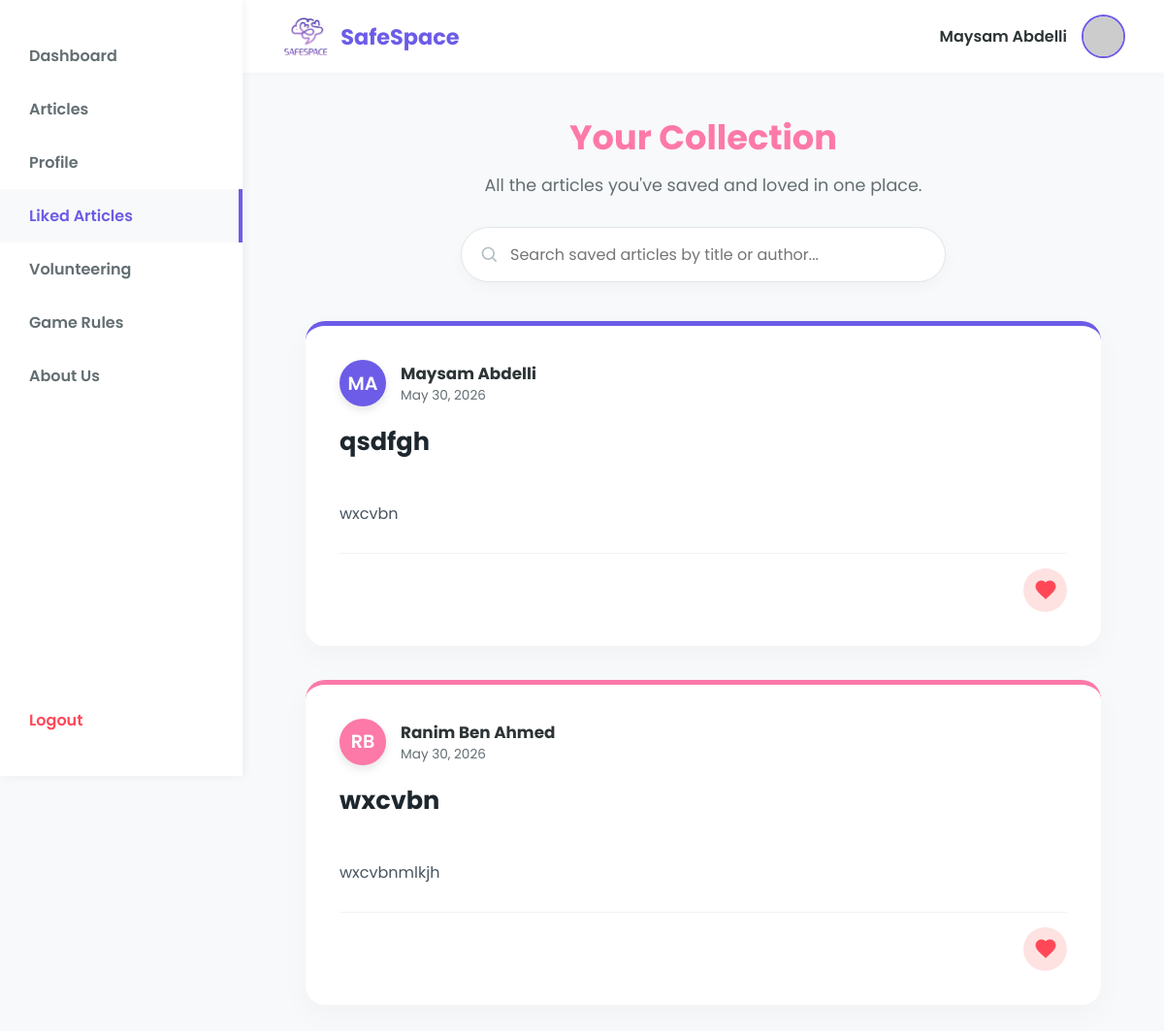
/liked_articles.php (signed in), run on the app's committed database.
### tables this page shows
CREATE TABLE `users` (
  `id` int(11) NOT NULL,
  `full_name` varchar(100) NOT NULL,
  `email` varchar(100) NOT NULL,
  `password` varchar(255) NOT NULL,
  `role` enum('admin','creator','user') DEFAULT 'user',
  `points` int(11) DEFAULT 0,
  `streak` int(11) DEFAULT 0,
  `freezes` int(11) DEFAULT 2,
  `last_check_date` date DEFAULT NULL,
  `reset_token` varchar(64) DEFAULT NULL,
  `reset_token_expires_at` datetime DEFAULT NULL
);

CREATE TABLE `articles` (
  `id` int(11) NOT NULL,
  `creator_id` int(11) NOT NULL,
  `title` varchar(255) NOT NULL,
  `content` text NOT NULL,
  `likes` int(11) DEFAULT 0,
  `created_at` timestamp NOT NULL DEFAULT current_timestamp()
);

### liked_articles.php (the view, shortened to what this page needs)
<?php
require 'db_connect.php';
$user_id = (int)$_SESSION['user_id'];
$stmt = $conn->prepare("SELECT full_name, role FROM users WHERE id = ?");
$stmt->bind_param("i", $user_id);
$stmt->execute();
$user = $stmt->get_result()->fetch_assoc();
$full_name = $user['full_name'];
$search_query = isset($_GET['q']) ? $conn->real_escape_string(trim($_GET['q'])) : '';
$search_condition = "";
$sql = "
    SELECT
        a.id, a.title, a.content,
        COALESCE(a.created_at, 'Recently') as publish_date,
        u.full_name as author
    FROM articles a
    JOIN users u ON a.creator_id = u.id
    JOIN article_likes al ON a.id = al.article_id
    WHERE al.user_id = $user_id $search_condition
    ORDER BY al.id DESC
";
$articles_result = $conn->query($sql);
$theme_colors = ['#6c5ce7', '#fd79a8', '#00b894', '#0984e3', '#e17055', '#f39c12'];
?>
<!DOCTYPE html>
<html lang="en">
<head>
</head>
<body>
    <?php $current_page = basename($_SERVER['PHP_SELF']); ?>
    <aside class="sidebar" id="sidebarMenu">
        <a href="dashboard.php" class="<?= ($current_page == 'dashboard.php') ? 'active' : ''; ?>">Dashboard</a>
        <a href="articles.php" class="<?= ($current_page == 'articles.php') ? 'active' : ''; ?>">Articles</a>
        <a href="profile.php" class="<?= ($current_page == 'profile.php') ? 'active' : ''; ?>">Profile</a>
        <a href="liked_articles.php" class="<?= ($current_page == 'liked_articles.php') ? 'active' : ''; ?>">Liked Articles</a>
        <a href="volunteering.php" class="<?= ($current_page == 'volunteering.php') ? 'active' : ''; ?>">Volunteering</a>
        <a href="game_rules.php" class="<?= ($current_page == 'game_rules.php') ? 'active' : ''; ?>">Game Rules</a>
        <a href="about.php" class="<?= ($current_page == 'about.php') ? 'active' : ''; ?>">About Us</a>
        <a href="login.php" class="logout">Logout</a>
    </aside>
    <div class="main-content">
        <header>
            <div class="header-left">
                <div class="header-logo">
                    <img src="images/logo.png" alt="Logo" onerror="this.style.display='none'">
                    <span>SafeSpace</span>
                </div>
            </div>
            <div class="user-profile">
                <span><?= htmlspecialchars($full_name) ?></span>
                <img src="https://ui-avatars.com/api/?name=<?= urlencode($full_name) ?>&background=6c5ce7&color=fff" alt="Profile Picture">
            </div>
        </header>
        <div class="page-container">
            <div class="page-header">
                <h1>Your Collection</h1>
                <p>All the articles you've saved and loved in one place.</p>
            </div>
            <form method="GET" class="search-form">
                <div class="search-container">
                    <input type="text" name="q" class="search-input" placeholder="Search saved articles by title or author..." value="<?php echo htmlspecialchars($search_query); ?>">
                </div>
            </form>
            <div class="article-feed" id="articleFeed">
                <?php if ($articles_result && $articles_result->num_rows > 0): ?>
                    <?php
                        $card_index = 0;
                        while ($article = $articles_result->fetch_assoc()):
                            $words = explode(" ", trim($article['author']));
                            $initials = strtoupper(substr($words[0], 0, 1) . (isset($words[1]) ? substr($words[1], 0, 1) : ''));
                            $date_display = $article['publish_date'];
                            if (strtotime($date_display)) {
                                $date_display = date('F j, Y', strtotime($date_display));
                            }
                            $theme_color = $theme_colors[$card_index % count($theme_colors)];
                            $card_index++;
                    ?>
                        <div class="article-card" style="border-top-color: <?= $theme_color ?>;">
                            <div class="author-meta">
                                <div class="author-avatar" style="background-color: <?= $theme_color ?>;">
                                    <?= htmlspecialchars($initials); ?>
                                </div>
                                <div class="author-details">
                                    <h4><?= htmlspecialchars($article['author']); ?></h4>
                                    <p><?= $date_display; ?></p>
                                </div>
                            </div>
                            <h2 class="article-title"><?= htmlspecialchars($article['title']); ?></h2>
                            <div class="article-body">
                                <?= htmlspecialchars($article['content']); ?>
                            </div>
                            <div class="article-footer">
                                <button class="like-btn" onclick="removeLike(this, <?= $article['id']; ?>)" aria-label="Unlike Article" title="Remove from liked">
                                    <svg viewBox="0 0 24 24" class="heart-filled">
                                        <path d="M12 21.35l-1.45-1.32C5.4 15.36 2 12.28 2 8.5 2 5.42 4.42 3 7.5 3c1.74 0 3.41.81 4.5 2.09C13.09 3.81 14.76 3 16.5 3 19.58 3 22 5.42 22 8.5c0 3.78-3.4 6.86-8.55 11.54L12 21.35z"/>
                                    </svg>
                                </button>
                            </div>
                        </div>
                    <?php endwhile; ?>
                <?php endif; ?>
            </div>
        </div>
    </div>
</body>
</html>

### liked_articles.php (style rules this page uses)
:root { --purple-main: #6c5ce7; --pink-main: #fd79a8; --text-dark: #2d3436; --text-light: #636e72; --bg-main: #f8f9fa; --sidebar-width: 250px; --bg-purple-light: #f5f3ff; }
* { margin: 0; padding: 0; box-sizing: border-box; }
body { font-family: 'Poppins', sans-serif; background-color: var(--bg-main); color: var(--text-dark); display: flex; min-height: 100vh; overflow-x: hidden; }
.sidebar { width: var(--sidebar-width); background-color: #fff; box-shadow: 2px 0 10px rgba(0,0,0,0.05); display: flex; flex-direction: column; padding: 30px 0; position: fixed; height: 100vh; z-index: 200; transition: transform 0.3s ease; }
.sidebar a { padding: 15px 30px; color: var(--text-light); text-decoration: none; font-weight: 600; transition: 0.3s; display: block; }
.sidebar a:hover, .sidebar a.active { color: var(--purple-main); background-color: var(--bg-main); border-right: 4px solid var(--purple-main); }
.sidebar a.logout { color: #ff4757; margin-top: auto; border-right: none; }
.main-content { margin-left: var(--sidebar-width); flex: 1; display: flex; flex-direction: column; transition: margin-left 0.3s ease; }
header { background-color: #fff; padding: 15px 40px; display: flex; justify-content: space-between; align-items: center; box-shadow: 0 2px 10px rgba(0,0,0,0.02); position: sticky; top: 0; z-index: 90; }
.header-left { display: flex; align-items: center; gap: 15px; }
.header-logo { display: flex; align-items: center; gap: 10px; }
.header-logo img { height: 40px; border-radius: 8px; }
.header-logo span { font-size: 1.4rem; font-weight: 700; color: var(--purple-main); }
.user-profile { display: flex; align-items: center; gap: 15px; }
.user-profile img { height: 45px; width: 45px; border-radius: 50%; object-fit: cover; border: 2px solid var(--purple-main); }
.user-profile span { font-weight: 600; }
.page-container { padding: 40px; max-width: 900px; margin: 0 auto; width: 100%; }
.page-header { text-align: center; margin-bottom: 30px; }
.page-header h1 { font-size: 2.2rem; color: var(--pink-main); margin-bottom: 10px; }
.page-header p { color: var(--text-light); font-size: 1.1rem; max-width: 600px; margin: 0 auto; }
.search-form { display: flex; justify-content: center; margin-bottom: 40px; width: 100%; }
.search-container { position: relative; width: 100%; max-width: 500px; }
.search-input { width: 100%; padding: 15px 25px 15px 50px; border-radius: 30px; border: 1px solid #dfe6e9; font-size: 1rem; font-family: 'Poppins', sans-serif; box-shadow: 0 5px 15px rgba(0,0,0,0.03); outline: none; transition: 0.3s; }
.article-feed { display: flex; flex-direction: column; gap: 35px; }
.article-card { background: #fff; border-radius: 20px; padding: 35px; box-shadow: 0 10px 30px rgba(0,0,0,0.03); transition: transform 0.4s ease, opacity 0.4s ease, box-shadow 0.3s ease; border-top: 5px solid var(--purple-main); }
.author-meta { display: flex; align-items: center; gap: 15px; margin-bottom: 20px; }
.author-avatar { width: 48px; height: 48px; border-radius: 50%; color: #fff; display: flex; align-items: center; justify-content: center; font-weight: 600; font-size: 1.2rem; box-shadow: 0 4px 10px rgba(0,0,0,0.1); }
.author-details h4 { font-size: 1.05rem; color: var(--text-dark); margin: 0; font-weight: 700; }
.author-details p { font-size: 0.85rem; color: var(--text-light); margin: 0; }
.article-title { font-size: 1.6rem; color: #1e272e; margin-bottom: 15px; font-weight: 700; line-height: 1.3; }
.article-body { color: #485460; line-height: 1.8; font-size: 1rem; margin-bottom: 25px; white-space: pre-line; }
.article-footer { display: flex; justify-content: flex-end; align-items: center; border-top: 1px solid #f1f2f6; padding-top: 15px; }
.like-btn { background: none; border: none; cursor: pointer; display: flex; align-items: center; justify-content: center; width: 45px; height: 45px; border-radius: 50%; transition: background 0.2s; background: #fee2e2; }
.like-btn svg { width: 24px; height: 24px; transition: transform 0.2s; }
.heart-filled { fill: #ff4757; stroke: #ff4757; }

### data on the page
users: full_name "Maysam Abdelli"
articles: creator.full_name "MA", creator.full_name "Maysam Abdelli", date_display "May 30, 2026", title "qsdfgh", content "wxcvbn"
articles: creator.full_name "RB", creator.full_name "Ranim Ben Ahmed", date_display "May 30, 2026", title "wxcvbn", content "wxcvbnmlkjh"
